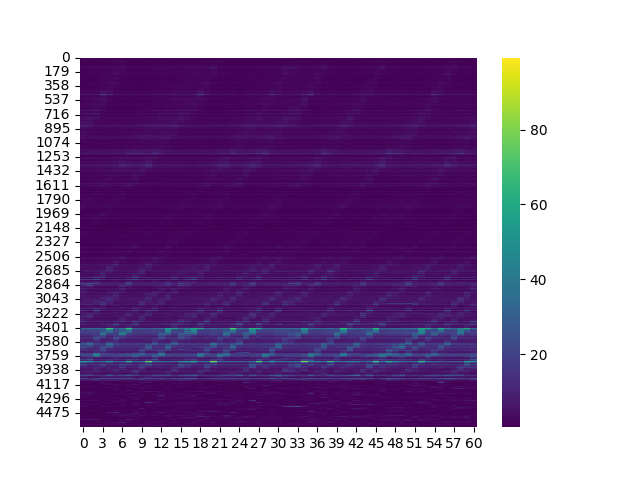
#> input picture Section_3/heatmap.png, 640 x 480 px
$ jupyter execute detection.ipynb   (shell and % lines are left out)
#> lines starting #> are read from the running program, lines starting #| are printed output that depends on the picture; after the words box and inside, x2 and y2 are one past the last pixel; in counts of white or black regions, pixels touching at a corner belong together
[cell 1]
import cv2
import numpy as np

# Load the heatmap image
heatmap = cv2.imread('heatmap.png', cv2.IMREAD_GRAYSCALE)
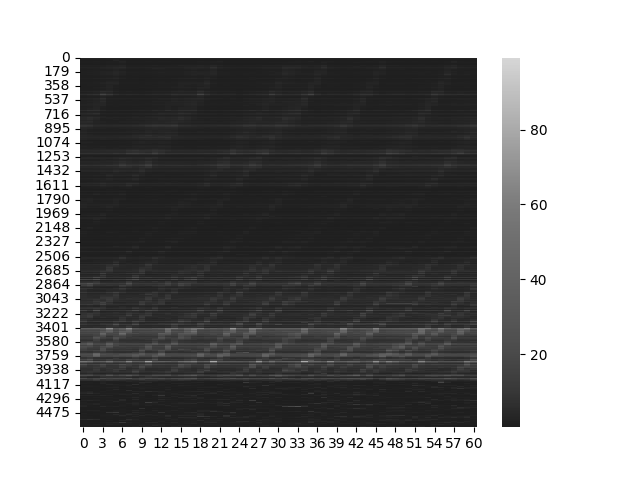
#> heatmap: shape (480, 640); min 0, max 255, mean 146.4

# Apply edge detection (Canny)
edges = cv2.Canny(heatmap, 50, 150, apertureSize=3)
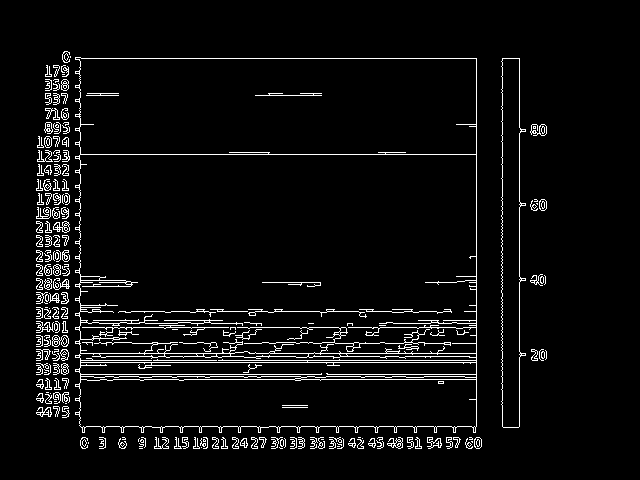
#> edges: shape (480, 640); 5% white in thin lines or dots, all inside (x1, y1, x2, y2) = (36, 51, 547, 449)

[cell 2]
# Apply Hough Line Transform
lines = cv2.HoughLinesP(edges, 1, np.pi / 180, threshold=100, minLineLength=100, maxLineGap=10)
#> lines = 48 rows, first 6: [80, 374, 476, 374], [62, 58, 476, 58], [37, 327, 476, 327], [100, 379, 476, 379], [80, 360, 476, 360], [80, 154, 476, 154]

# Draw the detected lines on the original heatmap
for line in lines:
    x1, y1, x2, y2 = line[0]
    cv2.line(heatmap, (x1, y1), (x2, y2), (255, 0, 0), 2)
#> this loop made 48 passes
#> (x1, y1, x2, y2) on passes 1 to 12: (80, 374, 476, 374), (62, 58, 476, 58), (37, 327, 476, 327), (100, 379, 476, 379), (80, 360, 476, 360), (80, 154, 476, 154), (80, 353, 234, 353), (80, 362, 476, 362), (476, 448, 476, 59), (519, 426, 519, 58), (307, 356, 469, 356), (80, 426, 474, 426)
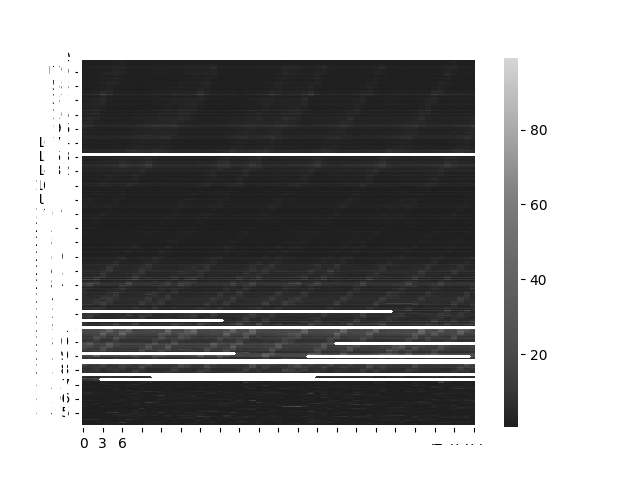
#> heatmap: shape (480, 640); 6.55% of pixels changed, all inside (x1, y1, x2, y2) = (37, 52, 521, 448)

# Save or display the result
cv2.imwrite('heatmap_with_lines.png', heatmap)
#> Out = True

[cell 3]
# slope, intercept , angle and length of the lines

for line in lines:
    x1, y1, x2, y2 = line[0]
    slope = (y2-y1)/(x2-x1)
    intercept = y1 - slope*x1
    angle = np.arctan(slope)
    length = np.sqrt((x2-x1)**2 + (y2-y1)**2)
    print(f"Line: ({x1},{y1}) - ({x2},{y2}), slope: {slope}, intercept: {intercept}, angle: {angle}, length: {length}")
#> this loop made 48 passes
#> (x1, y1, x2, y2, slope, intercept, angle, length) on passes 1 to 12: (80, 374, 476, 374, 0, 374, 0, 396), (62, 58, 476, 58, 0, 58, 0, 414), (37, 327, 476, 327, 0, 327, 0, 439), (100, 379, 476, 379, 0, 379, 0, 376), (80, 360, 476, 360, 0, 360, 0, 396), (80, 154, 476, 154, 0, 154, 0, 396), (80, 353, 234, 353, 0, 353, 0, 154), (80, 362, 476, 362, 0, 362, 0, 396), (476, 448, 476, 59, -inf, inf, -1.57, 389), (519, 426, 519, 58, -inf, inf, -1.57, 368), (307, 356, 469, 356, 0, 356, 0, 162), (80, 426, 474, 426, 0, 426, 0, 394)
#| Line: (80,374) - (476,374), slope: 0.0, intercept: 374.0, angle: 0.0, length: 396.0
#| Line: (62,58) - (476,58), slope: 0.0, intercept: 58.0, angle: 0.0, length: 414.0
#| Line: (37,327) - (476,327), slope: 0.0, intercept: 327.0, angle: 0.0, length: 439.0
#| Line: (100,379) - (476,379), slope: 0.0, intercept: 379.0, angle: 0.0, length: 376.0
#| Line: (80,360) - (476,360), slope: 0.0, intercept: 360.0, angle: 0.0, length: 396.0
#| Line: (80,154) - (476,154), slope: 0.0, intercept: 154.0, angle: 0.0, length: 396.0
#| Line: (80,353) - (234,353), slope: 0.0, intercept: 353.0, angle: 0.0, length: 154.0
#| Line: (80,362) - (476,362), slope: 0.0, intercept: 362.0, angle: 0.0, length: 396.0
#> (further printed lines are left out)
